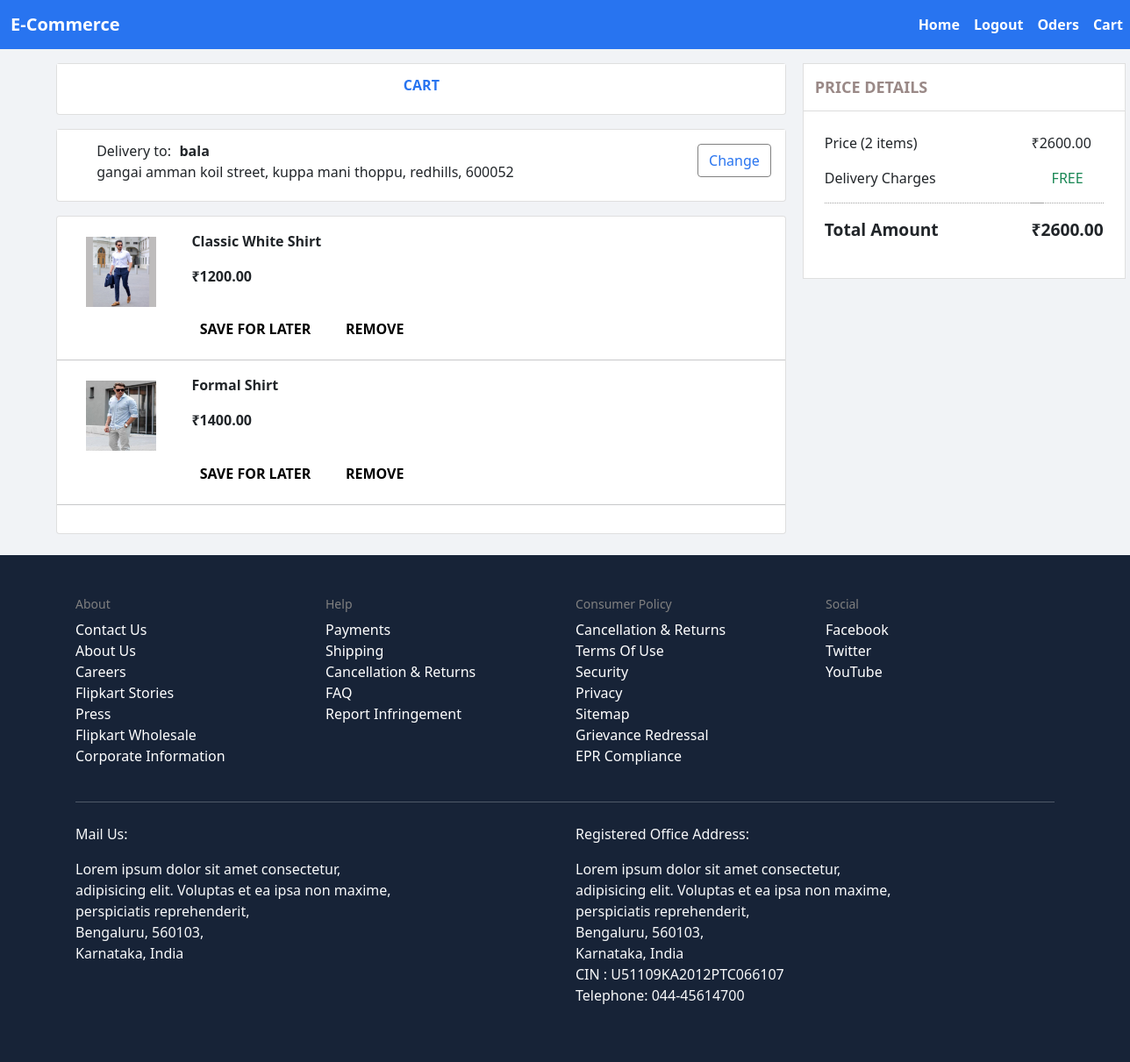
Page /cart_views (signed in) on the committed database.
### project/models.py (models this page shows, shortened)
class CustomUser(AbstractUser):
    email = models.EmailField(unique=True)
    address = models.TextField(null=True)
    username = models.CharField(max_length=150, unique=False)
    USERNAME_FIELD = 'email'
    REQUIRED_FIELDS = ['username']

class CartItem(models.Model):
    user = models.ForeignKey(User, on_delete=models.CASCADE)
    product = models.ForeignKey(Product, on_delete=models.CASCADE)
    quantity = models.PositiveIntegerField()

class Product(models.Model):
    CATEGORY_CHOICES = [
        ('electronics', 'Electronics'),
        ('clothing', 'Clothing'),
        ('books', 'Books'),
        ('home', 'Home and Kitchen'),
        ('mobiles', 'Mobiles'),
    ]
    name = models.CharField(max_length=255)
    description = models.TextField(null=True)
    price = models.DecimalField(max_digits=10, decimal_places=2)
    image = models.ImageField(upload_to='products/')
    category = models.CharField(max_length=100, choices=CATEGORY_CHOICES)

### project/views.py (the view, shortened to what this page needs)
# urls.py: path('cart_views', views.Cartintemlist.as_view(), name='cart_page'),
class Cartintemlist(APIView):
    def get(self, request):
        print('level.........')
        user = request.user
        cart = CartItem.objects.filter(user__email =user.email)
        return render(request, 'cart.html', {'cart': cart})

### project/templates/cart.html (shortened to what this page needs)
{% extends 'base.html' %}
{% block content %}
<div class="full-container d-flex " id="control" style="margin-left: 5%;">
    <div class="first-col">
    <div class="card mt-3">
            <div class="card-title" style="background-color: rgb(255, 255, 255);">
                <div class="text-center" style="margin: 1.5%;">
                <b id="cart-name">CART</b>
                </div>
            </div>
    </div>
    <div class="card mt-3">
        <div id="card12">
        <div id="card2" class="card-title d-flex justify-content-between" style="background-color: rgb(255, 255, 255);">
            <div style="margin: 1.5%;">
                <div class="d-flex">
                    <p style='margin:0 0% 0 6.8%;'>Delivery to:</p>
                    <b id="delivery" style=" font-weight: 700; width: 150px; margin-left: 2%;">{{user.username}}</b>
                </div>
                <span id="address" style="margin: 6.8%;  "> {{user.address}}</span>
            </div>
            <div class="address_change" style="padding: 2%;">
                <button onclick="change_address()" class="btn" style="background-color: white; border: 0.1px solid gray; font-weight: 500; color: rgb(40,116,240);">Change</button>
            </div>
            </div>
        </div>
    </div>
    <div class="card mt-3">
        <div class="card-body" id="body3" style="display: block;">
            {% for i in cart %}
            <div class="row">
                <div class="col-2 d-flex flex-row">
                    <img id="product_image" src="{{i.product.image.url}}" onclick="view('{{i.id}}')" class="mx-auto">
                </div>
                <div class="col-8">
                    <div class="d-flex flex-column mx-auto">
                        <p id="product_name" style="font-weight: 700;" onclick="view('{{i.id}}')">{{i.product.name}}</p>
                        <p class="productPrice" id="price" style="font-weight: 600;">₹{{i.product.price}}</p>
                    </div>
                </div>
            </div>
            <div class="input-group w-auto align-items-center" style="margin-left: 15%;">
                <a class="btn later" >SAVE FOR LATER</a >
                <a class="btn remove-button" data-item-id="{{ i.id }}" data-bs-toggle="modal" data-bs-target="#registerModal1" style="margin-left: 2%; background: transparent; font-weight: 600; color: rgb(0, 0, 0);">REMOVE</a >
            </div>
            <hr style="width: 104%;
            margin-left: -16px;">
            {% endfor %}
        </div>
    </div>
</div>
    <div class="second-col">
        <div class="card card-col mt-3">
            <div class="card-title" style="margin-bottom: 0; border-bottom: 1px solid rgb(220, 220, 220);">
                <p style="padding: 13px; margin-bottom: 0; font-weight: 700; font-size: 18px; color: rgb(154,137,135);">PRICE DETAILS</p>
            </div>
            <div class="card-body p-4 d-flex justify-content-between">
                <div class="price-name">
                    <p id="totalitem" style="font-weight: 500;">Price</p>
                    <p style="font-weight: 500;">Delivery Charges</p>
                    <p style="border-bottom: 1px dotted rgb(160, 160, 160); width: 192%;"></p>
                    <p style="font-weight: 700; font-size: larger;">Total Amount</p>
                </div>
                <div class="price">
                    <p id="totalprice" style="font-weight: 500;">₹0</p>
                    <p class="text-success text-center" style="font-weight: 500;">FREE</p>
                    <p style="border-bottom: 1px dotted rgb(160, 160, 160);"></p>
                    <p id="totalprices" style="font-weight: 700; font-size: larger;">₹0</p>
                </div>
            </div>
        </div>
    </div>
</div>
{% endblock content %}

### project/static/css/main.css (style rules this page uses)
.card img { width: 75%; height: 60%; margin: 6%; }
#cart-name { margin: 4.8%; color: rgb(40,116,240); }
#product_image { max-width: 80px; height: 80px; }
.later, .remove-button { margin-left: 2%; background: transparent; font-weight: 600; color: rgb(0, 0, 0); }

### project/templates/base.html (style rules this page uses)
body { background-color: rgb(241,243,246); }

### project/templates/log.html (style rules this page uses)
:root { --primary: #11998e; --secondary: #38ef7d; --white: #fff; --gray: #9b9b9b; }

### project/templates/cart.html (style rules this page uses)
.card { width: 52rem; }
.card-col { width: 23rem; margin-left: 5%; border-radius: 0; }
#address { white-space: nowrap; }

### rows in the picture
CustomUser: username "bala", address "gangai amman koil street, kuppa mani thoppu, redhills, 600052"
CartItem: product.image (picture), product.name "Classic White Shirt", product.price "1200.00"
CartItem: product.image (picture), product.name "Formal Shirt", product.price "1400.00"
